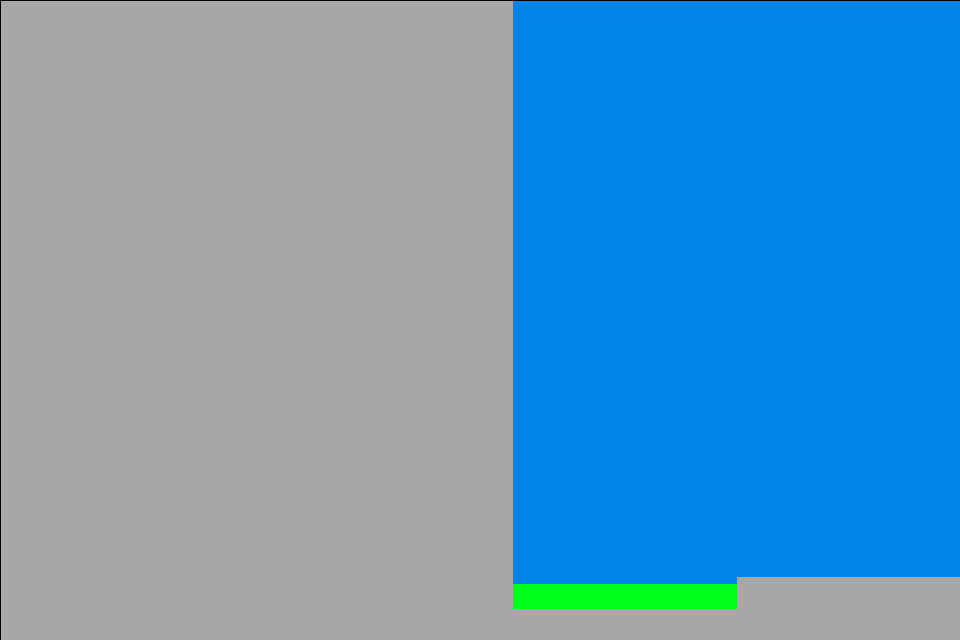

Rendered tile map (Tiled .tmx) drawn with the repository's tilesets; below, a short description and the map source with its tile grids summarised:
An orthogonal 30x20 tile map with 32x32 px tiles, 3 tile layers (background, dynamic, static) and 4 objects (ball_spawn_point).

<map version="1.2" tiledversion="1.2.5" orientation="orthogonal" renderorder="right-down" width="30" height="20" tilewidth="32" tileheight="32" infinite="0" nextlayerid="5" nextobjectid="4">
 <tileset firstgid="1" name="golf_puzzle_tilemap" tilewidth="32" tileheight="32" tilecount="100" columns="10">
  <tileoffset x="1" y="1" />
  <image source="../media/golf_puzzle_tileset.png" width="320" height="320" />
  <tile id="0">
   <properties>
    <property name="collides" type="bool" value="true" />
   </properties>
  </tile>
  <tile id="1">
   <properties>
    <property name="collides" type="bool" value="true" />
    <property name="goal" type="bool" value="true" />
   </properties>
   <objectgroup draworder="index">
    <object id="2" x="0.181818" y="6.90909" width="31.7273" height="25.0909" />
   </objectgroup>
  </tile>
  <tile id="10">
   <properties>
    <property name="collides" type="bool" value="true" />
   </properties>
   <objectgroup draworder="index">
    <object id="1" x="0.0909091" y="31.5455">
     <polygon points="0,0 31.4545,-31.1818 31.6364,-0.363636" />
    </object>
   </objectgroup>
  </tile>
  <tile id="20">
   <objectgroup draworder="index">
    <object id="1" x="0.454545" y="0.272727">
     <polygon points="0,0 30.8182,31 -0.0909091,31.2727" />
    </object>
   </objectgroup>
  </tile>
 </tileset>
 <layer id="3" name="background" width="30" height="20">
  <data>[600 cells, 600 non-empty, 1 distinct tile ids]</data>
 </layer>
 <layer id="4" name="dynamic" width="30" height="20">
  <data>[600 cells, 0 non-empty, 0 distinct tile ids]</data>
 </layer>
 <layer id="1" name="static" width="30" height="20">
  <data>[600 cells, 348 non-empty, 2 distinct tile ids]</data>
 </layer>
 <objectgroup id="2" name="object">
  <object id="1" name="ball_spawn_point" x="907.561" y="574.738">
   <point />
  </object>
 </objectgroup>
</map>
